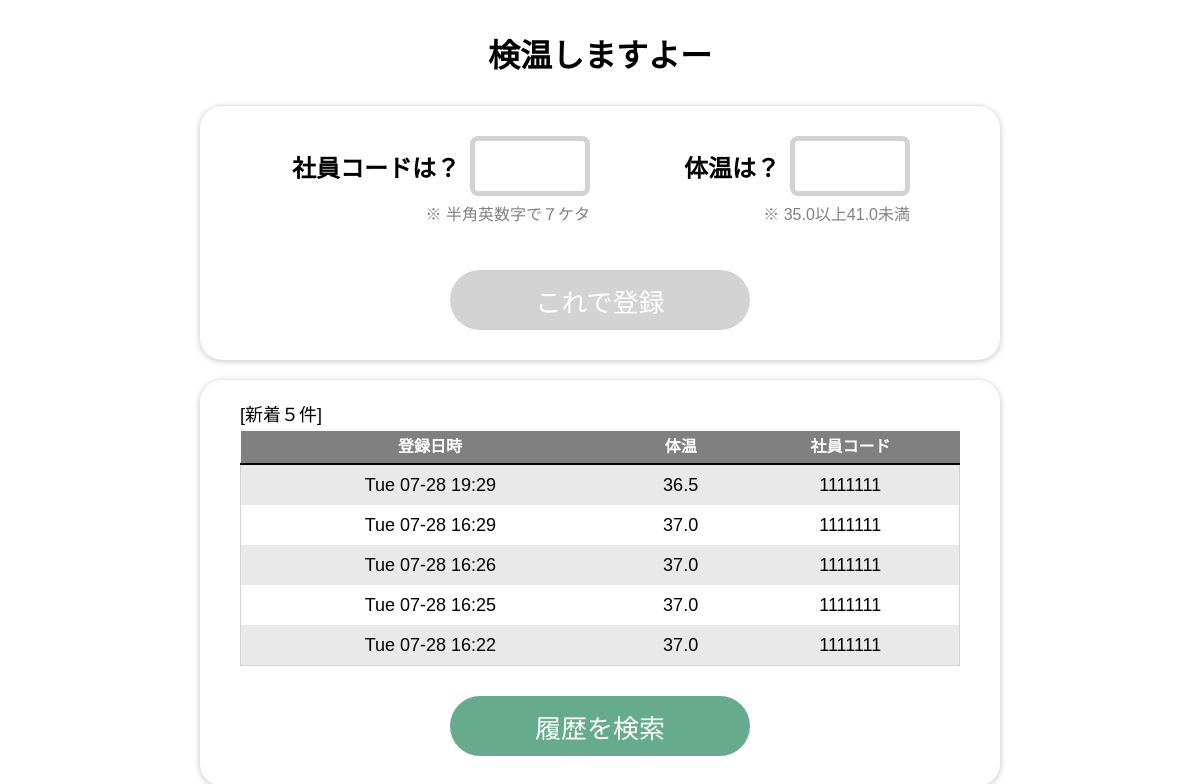
The page / on the database its author committed.
### main/models.py (models this page shows, shortened)
class Entry(db.Model):
    id = db.Column(db.Integer, primary_key=True)
    jcode = db.Column(db.String)
    temp = db.Column(db.Float)
    date = db.Column(db.DateTime)
    comment = db.Column(db.String)

### main/views.py (the view)
@app.route('/', methods=['get','post'])
def show_entries():
    entries_head = Entry.query\
        .order_by(desc(Entry.date))\
        .limit(5)\
        .all()
    return flask.render_template('entry.html', entries_head=entries_head)

### main/templates/entry.html (shortened to what this page needs)
<!DOCTYPE html>
<html lang="ja">
  <head>
    <link rel="stylesheet" href="../static/style.css">
  </head>
  <body>
    <div class="h">
      <h1>検温しますよー</h1>
    </div>
    <form action="{{ url_for('add_entry') }}" method=post>
      <div class="module-container">
        <div class="qa-container">
          <div class="jcode-area" >
            <div class="qa-set">
              <div class="q-line">
                <p>社員コードは？</p>
              </div>
              <div class="a-form">
                <input type="text" name="jcode" id="input1" maxlength="7">
              </div>
            </div>
            <div class="alert-line">
              <p id="alert1"> ※ 半角英数字で７ケタ</p>
            </div>
          </div>
          <div class="temp-area">
            <div class="qa-set">
              <div class="q-line">
                <p>体温は？</p>
              </div>
              <div class="a-form">
                <input type="text" name="temp" id="input2" maxlength="4">
              </div>
            </div>
            <div class="alert-line">
              <p id="alert2"> ※ 35.0以上41.0未満</p>
            </div>
          </div>
        </div>
        <div class="submit-container">
          <button type="submit" id="enter-btn">これで登録</button>
        </div>
      </div>
    </form>
    <div class="module-container">
      <div class="logs-container">
        <p>[新着５件]</p>
        <div id="logs-5">
          <table class="logs-table" align=left>
            <thead>
              <tr>
                <th>登録日時</th>
                <th>体温</th>
                <th>社員コード</th>
              </tr>
            </thead>
            <tbody>
              {% for entry in entries_head %}
              <tr>
                <td>{{entry.date.strftime('%a %m-%d %H:%M')}}</td>
                <td>{{entry.temp}}</td>
                <td>{{entry.jcode}}</td>
              </tr>
              {% endfor %}
            </tbody>
          </table>
        </div>
        <div class="spread-link">
          <form action="{{ url_for('specify_logs') }}" method=post>
            <div class="submit-container">
              <button type="submit" id="std-btn">履歴を検索</button>
            </div>
          </form>
        </div>
      </div>
    </div>
  </body>
</html>

### main/static/style.css (style rules this page uses)
body { margin: auto 0px; width: 100%; background: white; font-family: sans-serif; }
h1 { margin: 30px auto; text-align: center; }
.container, .module-container { width: 90%; max-width: 800px; min-width: 640px; margin: 20px auto; padding: 10px 0px; }
.module-container { box-shadow: 0 1px 6px 0 rgba(32, 33, 36, .28); border-radius: 22px; }
.qa-container { width: 640px; margin: 0px auto; padding-top: 20px; display: flex; }
.jcode-area, .temp-area { font-size: 18px; margin: 0px auto; }
.qa-set { width: 100%; display: flex; align-items: center; }
.q-line { width: 180px; }
.q-line p { text-align: right; margin-top: 0px; margin-bottom: 0px; margin-right: 10px; font-size: 24px; font-weight: bold; }
.a-form input { width: 100px; padding: 0 5px; font-size: 24px; height: 50px; background-color: white; border-color: #d3d3d3; border-radius: 8px; border-style: solid; border-width: thick; -webkit-appearance: none; outline-style: none; }
.alert-line { width: 100%; margin-bottom: 20px; }
.alert-line p { margin: 5px 0px 10px 0px; text-align: right; font-size: 16px; color: gray; }
.submit-container { margin: 0px auto; padding-bottom: 20px; text-align: center; }
#enter-btn, #std-btn, #download-btn { align-content: center; width: 300px; height: 60px; color: white; font-size: 26px; margin-top: 25px; margin-bottom: 0px; padding: 0 20px; border: none; border-radius: 40px; background-color: #66AB8D; cursor: pointer; }
#enter-btn { background-color: #d3d3d3; cursor: default; }
.logs-container { width: 90%; max-width: 720px; margin: 0px auto; }
.logs-container p { margin: 10px auto 5px auto; font-size: 18px; }
#logs-5 { height: 240px; overflow: auto; }
.logs-table { table-layout: auto; width: 100%; border-collapse: collapse; border-spacing: 0; color: black; font-size: 18px; }
.logs-table thead { color: white; background: gray; border-bottom: 2px solid black; font-size: 16px; text-align: center; line-height: 30px; }
.logs-table tbody tr:nth-child(odd) { background: #e9e9e9; }
.logs-table tbody tr:nth-child(even) { background: #ffffff; }
.logs-table tbody { text-align: center; vertical-align: middle; line-height: 40px; white-space: normal; max-width: none; border: solid 1px #d3d3d3; }
.logs-table td { padding: 0em 0.3em; }
.spread-link { text-align: right; font-size: 18px; }

### rows shown on the page
Entry: date "Tue 07-28 19:29", temp "36.5", jcode "1111111"
Entry: date "Tue 07-28 16:29", temp "37.0", jcode "1111111"
Entry: date "Tue 07-28 16:26", temp "37.0", jcode "1111111"
Entry: date "Tue 07-28 16:25", temp "37.0", jcode "1111111"
Entry: date "Tue 07-28 16:22", temp "37.0", jcode "1111111"
